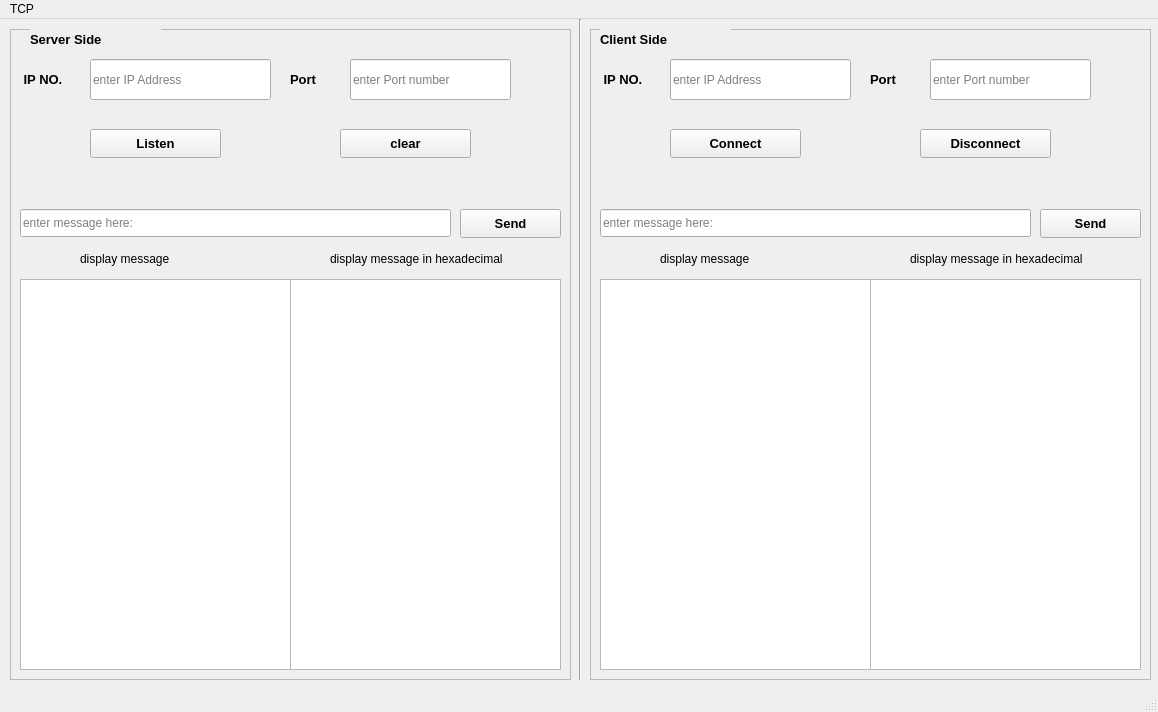
<?xml version="1.0" encoding="UTF-8"?>
<ui version="4.0">
 <class>MainWindow</class>
 <widget class="QMainWindow" name="MainWindow">
  <property name="geometry">
   <rect>
    <x>0</x>
    <y>0</y>
    <width>1158</width>
    <height>712</height>
   </rect>
  </property>
  <property name="windowTitle">
   <string>MainWindow</string>
  </property>
  <widget class="QWidget" name="centralwidget">
   <widget class="QFrame" name="server">
    <property name="geometry">
     <rect>
      <x>10</x>
      <y>10</y>
      <width>561</width>
      <height>651</height>
     </rect>
    </property>
    <property name="frameShape">
     <enum>QFrame::StyledPanel</enum>
    </property>
    <property name="frameShadow">
     <enum>QFrame::Raised</enum>
    </property>
    <widget class="QLineEdit" name="serverip">
     <property name="geometry">
      <rect>
       <x>80</x>
       <y>30</y>
       <width>181</width>
       <height>41</height>
      </rect>
     </property>
     <property name="placeholderText">
      <string>enter IP Address</string>
     </property>
     <property name="clearButtonEnabled">
      <bool>false</bool>
     </property>
    </widget>
    <widget class="QLineEdit" name="serverport">
     <property name="geometry">
      <rect>
       <x>340</x>
       <y>30</y>
       <width>161</width>
       <height>41</height>
      </rect>
     </property>
     <property name="placeholderText">
      <string>enter Port number</string>
     </property>
    </widget>
    <widget class="QLabel" name="label">
     <property name="geometry">
      <rect>
       <x>10</x>
       <y>40</y>
       <width>61</width>
       <height>20</height>
      </rect>
     </property>
     <property name="font">
      <font>
       <pointsize>10</pointsize>
       <bold>true</bold>
      </font>
     </property>
     <property name="autoFillBackground">
      <bool>true</bool>
     </property>
     <property name="text">
      <string> IP NO.</string>
     </property>
     <property name="textFormat">
      <enum>Qt::PlainText</enum>
     </property>
     <property name="scaledContents">
      <bool>true</bool>
     </property>
    </widget>
    <widget class="QLabel" name="label_2">
     <property name="geometry">
      <rect>
       <x>280</x>
       <y>40</y>
       <width>51</width>
       <height>20</height>
      </rect>
     </property>
     <property name="font">
      <font>
       <pointsize>10</pointsize>
       <bold>true</bold>
      </font>
     </property>
     <property name="autoFillBackground">
      <bool>true</bool>
     </property>
     <property name="text">
      <string>Port</string>
     </property>
     <property name="textFormat">
      <enum>Qt::PlainText</enum>
     </property>
     <property name="scaledContents">
      <bool>true</bool>
     </property>
    </widget>
    <widget class="QPushButton" name="serverlisten">
     <property name="geometry">
      <rect>
       <x>80</x>
       <y>100</y>
       <width>131</width>
       <height>29</height>
      </rect>
     </property>
     <property name="font">
      <font>
       <pointsize>10</pointsize>
       <bold>true</bold>
      </font>
     </property>
     <property name="cursor">
      <cursorShape>PointingHandCursor</cursorShape>
     </property>
     <property name="text">
      <string>Listen</string>
     </property>
     <property name="flat">
      <bool>false</bool>
     </property>
    </widget>
    <widget class="QPushButton" name="serverclear">
     <property name="geometry">
      <rect>
       <x>330</x>
       <y>100</y>
       <width>131</width>
       <height>29</height>
      </rect>
     </property>
     <property name="font">
      <font>
       <pointsize>10</pointsize>
       <bold>true</bold>
      </font>
     </property>
     <property name="cursor">
      <cursorShape>PointingHandCursor</cursorShape>
     </property>
     <property name="text">
      <string>clear</string>
     </property>
     <property name="flat">
      <bool>false</bool>
     </property>
    </widget>
    <widget class="QLineEdit" name="servermessage">
     <property name="geometry">
      <rect>
       <x>10</x>
       <y>180</y>
       <width>431</width>
       <height>28</height>
      </rect>
     </property>
     <property name="text">
      <string/>
     </property>
     <property name="placeholderText">
      <string>enter message here:</string>
     </property>
    </widget>
    <widget class="QTextBrowser" name="serverdisplay">
     <property name="geometry">
      <rect>
       <x>10</x>
       <y>250</y>
       <width>271</width>
       <height>391</height>
      </rect>
     </property>
    </widget>
    <widget class="QTextBrowser" name="serverhexa">
     <property name="geometry">
      <rect>
       <x>280</x>
       <y>250</y>
       <width>271</width>
       <height>391</height>
      </rect>
     </property>
    </widget>
    <widget class="QLabel" name="label_5">
     <property name="geometry">
      <rect>
       <x>70</x>
       <y>220</y>
       <width>121</width>
       <height>20</height>
      </rect>
     </property>
     <property name="text">
      <string>display message</string>
     </property>
    </widget>
    <widget class="QLabel" name="label_6">
     <property name="geometry">
      <rect>
       <x>320</x>
       <y>220</y>
       <width>221</width>
       <height>20</height>
      </rect>
     </property>
     <property name="text">
      <string>display message in hexadecimal</string>
     </property>
    </widget>
    <widget class="QPushButton" name="serversend">
     <property name="geometry">
      <rect>
       <x>450</x>
       <y>180</y>
       <width>101</width>
       <height>29</height>
      </rect>
     </property>
     <property name="font">
      <font>
       <pointsize>10</pointsize>
       <bold>true</bold>
       <stylestrategy>PreferDefault</stylestrategy>
       <kerning>true</kerning>
      </font>
     </property>
     <property name="cursor">
      <cursorShape>PointingHandCursor</cursorShape>
     </property>
     <property name="text">
      <string>Send</string>
     </property>
     <property name="flat">
      <bool>false</bool>
     </property>
    </widget>
    <widget class="QLabel" name="serverstate">
     <property name="geometry">
      <rect>
       <x>70</x>
       <y>150</y>
       <width>441</width>
       <height>20</height>
      </rect>
     </property>
     <property name="font">
      <font>
       <pointsize>10</pointsize>
       <bold>true</bold>
       <stylestrategy>PreferDefault</stylestrategy>
       <kerning>true</kerning>
      </font>
     </property>
     <property name="autoFillBackground">
      <bool>true</bool>
     </property>
     <property name="text">
      <string/>
     </property>
     <property name="textFormat">
      <enum>Qt::PlainText</enum>
     </property>
     <property name="scaledContents">
      <bool>true</bool>
     </property>
    </widget>
    <widget class="QLabel" name="label_7">
     <property name="geometry">
      <rect>
       <x>20</x>
       <y>0</y>
       <width>131</width>
       <height>20</height>
      </rect>
     </property>
     <property name="font">
      <font>
       <pointsize>10</pointsize>
       <bold>true</bold>
      </font>
     </property>
     <property name="autoFillBackground">
      <bool>true</bool>
     </property>
     <property name="text">
      <string>Server Side</string>
     </property>
     <property name="textFormat">
      <enum>Qt::PlainText</enum>
     </property>
     <property name="scaledContents">
      <bool>true</bool>
     </property>
    </widget>
   </widget>
   <widget class="QFrame" name="clientside">
    <property name="enabled">
     <bool>true</bool>
    </property>
    <property name="geometry">
     <rect>
      <x>590</x>
      <y>10</y>
      <width>561</width>
      <height>651</height>
     </rect>
    </property>
    <property name="font">
     <font>
      <bold>false</bold>
      <stylestrategy>PreferDefault</stylestrategy>
      <kerning>true</kerning>
     </font>
    </property>
    <property name="mouseTracking">
     <bool>false</bool>
    </property>
    <property name="contextMenuPolicy">
     <enum>Qt::DefaultContextMenu</enum>
    </property>
    <property name="acceptDrops">
     <bool>true</bool>
    </property>
    <property name="frameShape">
     <enum>QFrame::StyledPanel</enum>
    </property>
    <property name="frameShadow">
     <enum>QFrame::Raised</enum>
    </property>
    <widget class="QLineEdit" name="clientip">
     <property name="geometry">
      <rect>
       <x>80</x>
       <y>30</y>
       <width>181</width>
       <height>41</height>
      </rect>
     </property>
     <property name="placeholderText">
      <string>enter IP Address</string>
     </property>
     <property name="clearButtonEnabled">
      <bool>false</bool>
     </property>
    </widget>
    <widget class="QLineEdit" name="clientport">
     <property name="geometry">
      <rect>
       <x>340</x>
       <y>30</y>
       <width>161</width>
       <height>41</height>
      </rect>
     </property>
     <property name="placeholderText">
      <string>enter Port number</string>
     </property>
    </widget>
    <widget class="QLabel" name="label_8">
     <property name="geometry">
      <rect>
       <x>10</x>
       <y>40</y>
       <width>61</width>
       <height>20</height>
      </rect>
     </property>
     <property name="font">
      <font>
       <pointsize>10</pointsize>
       <bold>true</bold>
       <stylestrategy>PreferDefault</stylestrategy>
       <kerning>true</kerning>
      </font>
     </property>
     <property name="autoFillBackground">
      <bool>true</bool>
     </property>
     <property name="text">
      <string> IP NO.</string>
     </property>
     <property name="textFormat">
      <enum>Qt::PlainText</enum>
     </property>
     <property name="scaledContents">
      <bool>true</bool>
     </property>
    </widget>
    <widget class="QLabel" name="label_9">
     <property name="geometry">
      <rect>
       <x>280</x>
       <y>40</y>
       <width>51</width>
       <height>20</height>
      </rect>
     </property>
     <property name="font">
      <font>
       <pointsize>10</pointsize>
       <bold>true</bold>
       <stylestrategy>PreferDefault</stylestrategy>
       <kerning>true</kerning>
      </font>
     </property>
     <property name="autoFillBackground">
      <bool>true</bool>
     </property>
     <property name="text">
      <string>Port</string>
     </property>
     <property name="textFormat">
      <enum>Qt::PlainText</enum>
     </property>
     <property name="scaledContents">
      <bool>true</bool>
     </property>
    </widget>
    <widget class="QPushButton" name="clientconnect">
     <property name="geometry">
      <rect>
       <x>80</x>
       <y>100</y>
       <width>131</width>
       <height>29</height>
      </rect>
     </property>
     <property name="font">
      <font>
       <pointsize>10</pointsize>
       <bold>true</bold>
       <stylestrategy>PreferDefault</stylestrategy>
       <kerning>true</kerning>
      </font>
     </property>
     <property name="cursor">
      <cursorShape>PointingHandCursor</cursorShape>
     </property>
     <property name="text">
      <string>Connect</string>
     </property>
     <property name="flat">
      <bool>false</bool>
     </property>
    </widget>
    <widget class="QPushButton" name="clientdis">
     <property name="geometry">
      <rect>
       <x>330</x>
       <y>100</y>
       <width>131</width>
       <height>29</height>
      </rect>
     </property>
     <property name="font">
      <font>
       <pointsize>10</pointsize>
       <bold>true</bold>
       <stylestrategy>PreferDefault</stylestrategy>
       <kerning>true</kerning>
      </font>
     </property>
     <property name="cursor">
      <cursorShape>PointingHandCursor</cursorShape>
     </property>
     <property name="text">
      <string>Disconnect</string>
     </property>
     <property name="flat">
      <bool>false</bool>
     </property>
    </widget>
    <widget class="QLineEdit" name="clientmesage">
     <property name="geometry">
      <rect>
       <x>10</x>
       <y>180</y>
       <width>431</width>
       <height>28</height>
      </rect>
     </property>
     <property name="text">
      <string/>
     </property>
     <property name="placeholderText">
      <string>enter message here:</string>
     </property>
    </widget>
    <widget class="QLabel" name="clientstate">
     <property name="geometry">
      <rect>
       <x>80</x>
       <y>150</y>
       <width>441</width>
       <height>20</height>
      </rect>
     </property>
     <property name="font">
      <font>
       <pointsize>10</pointsize>
       <bold>true</bold>
       <stylestrategy>PreferDefault</stylestrategy>
       <kerning>true</kerning>
      </font>
     </property>
     <property name="autoFillBackground">
      <bool>true</bool>
     </property>
     <property name="text">
      <string/>
     </property>
     <property name="textFormat">
      <enum>Qt::PlainText</enum>
     </property>
     <property name="scaledContents">
      <bool>true</bool>
     </property>
    </widget>
    <widget class="QTextBrowser" name="clientdisplay">
     <property name="geometry">
      <rect>
       <x>10</x>
       <y>250</y>
       <width>271</width>
       <height>391</height>
      </rect>
     </property>
    </widget>
    <widget class="QTextBrowser" name="clienthexa">
     <property name="geometry">
      <rect>
       <x>280</x>
       <y>250</y>
       <width>271</width>
       <height>391</height>
      </rect>
     </property>
    </widget>
    <widget class="QLabel" name="label_12">
     <property name="geometry">
      <rect>
       <x>70</x>
       <y>220</y>
       <width>121</width>
       <height>20</height>
      </rect>
     </property>
     <property name="text">
      <string>display message</string>
     </property>
    </widget>
    <widget class="QLabel" name="label_13">
     <property name="geometry">
      <rect>
       <x>320</x>
       <y>220</y>
       <width>221</width>
       <height>20</height>
      </rect>
     </property>
     <property name="text">
      <string>display message in hexadecimal</string>
     </property>
    </widget>
    <widget class="QLabel" name="label_14">
     <property name="geometry">
      <rect>
       <x>10</x>
       <y>0</y>
       <width>131</width>
       <height>20</height>
      </rect>
     </property>
     <property name="font">
      <font>
       <pointsize>10</pointsize>
       <bold>true</bold>
       <stylestrategy>PreferDefault</stylestrategy>
       <kerning>true</kerning>
      </font>
     </property>
     <property name="autoFillBackground">
      <bool>true</bool>
     </property>
     <property name="text">
      <string>Client Side</string>
     </property>
     <property name="textFormat">
      <enum>Qt::PlainText</enum>
     </property>
     <property name="scaledContents">
      <bool>true</bool>
     </property>
    </widget>
    <widget class="QPushButton" name="clientsend">
     <property name="geometry">
      <rect>
       <x>450</x>
       <y>180</y>
       <width>101</width>
       <height>29</height>
      </rect>
     </property>
     <property name="font">
      <font>
       <pointsize>10</pointsize>
       <bold>true</bold>
       <stylestrategy>PreferDefault</stylestrategy>
       <kerning>true</kerning>
      </font>
     </property>
     <property name="cursor">
      <cursorShape>PointingHandCursor</cursorShape>
     </property>
     <property name="text">
      <string>Send</string>
     </property>
     <property name="flat">
      <bool>false</bool>
     </property>
    </widget>
   </widget>
   <widget class="Line" name="line">
    <property name="geometry">
     <rect>
      <x>570</x>
      <y>0</y>
      <width>20</width>
      <height>661</height>
     </rect>
    </property>
    <property name="font">
     <font>
      <bold>true</bold>
     </font>
    </property>
    <property name="orientation">
     <enum>Qt::Vertical</enum>
    </property>
   </widget>
  </widget>
  <widget class="QMenuBar" name="menubar">
   <property name="geometry">
    <rect>
     <x>0</x>
     <y>0</y>
     <width>1158</width>
     <height>25</height>
    </rect>
   </property>
   <widget class="QMenu" name="menuTCP">
    <property name="title">
     <string>TCP</string>
    </property>
    <addaction name="separator"/>
   </widget>
   <addaction name="menuTCP"/>
  </widget>
  <widget class="QStatusBar" name="statusbar"/>
 </widget>
 <resources/>
 <connections/>
</ui>
